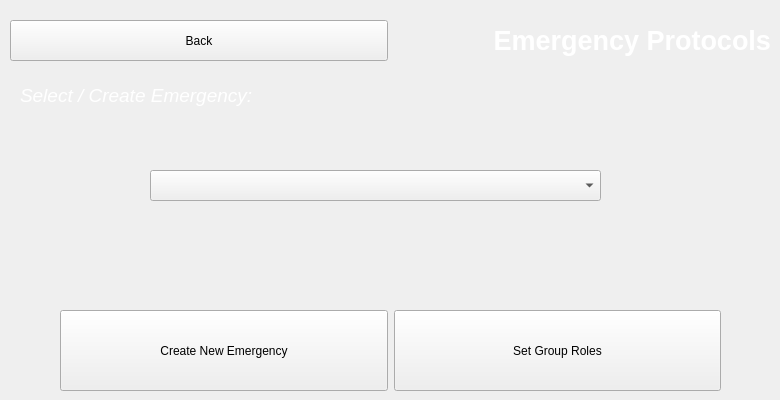
      <widget class="QWidget" name="eProView">
       <widget class="QWidget" name="horizontalLayoutWidget_11">
        <property name="geometry">
         <rect>
          <x>20</x>
          <y>80</y>
          <width>741</width>
          <height>31</height>
         </rect>
        </property>
        <layout class="QHBoxLayout" name="horizontalLayout_30">
         <item>
          <widget class="QLabel" name="selectLabel_5">
           <property name="font">
            <font>
             <pointsize>14</pointsize>
             <italic>true</italic>
            </font>
           </property>
           <property name="styleSheet">
            <string notr="true">color:white</string>
           </property>
           <property name="text">
            <string>Select / Create Emergency:</string>
           </property>
          </widget>
         </item>
        </layout>
       </widget>
       <widget class="QComboBox" name="emCombo">
        <property name="geometry">
         <rect>
          <x>150</x>
          <y>170</y>
          <width>451</width>
          <height>31</height>
         </rect>
        </property>
        <property name="currentText">
         <string/>
        </property>
       </widget>
       <widget class="QWidget" name="layoutWidget_7">
        <property name="geometry">
         <rect>
          <x>10</x>
          <y>20</y>
          <width>761</width>
          <height>41</height>
         </rect>
        </property>
        <layout class="QHBoxLayout" name="horizontalLayout_31">
         <item>
          <widget class="QPushButton" name="backToMenu">
           <property name="sizePolicy">
            <sizepolicy hsizetype="Preferred" vsizetype="Preferred">
             <horstretch>0</horstretch>
             <verstretch>0</verstretch>
            </sizepolicy>
           </property>
           <property name="text">
            <string>Back</string>
           </property>
          </widget>
         </item>
         <item>
          <widget class="QLabel" name="simLabel_7">
           <property name="font">
            <font>
             <pointsize>20</pointsize>
             <weight>75</weight>
             <bold>true</bold>
            </font>
           </property>
           <property name="styleSheet">
            <string notr="true">color: white</string>
           </property>
           <property name="text">
            <string>Emergency Protocols</string>
           </property>
           <property name="alignment">
            <set>Qt::AlignRight|Qt::AlignTrailing|Qt::AlignVCenter</set>
           </property>
          </widget>
         </item>
        </layout>
       </widget>
       <widget class="QWidget" name="horizontalLayoutWidget_10">
        <property name="geometry">
         <rect>
          <x>60</x>
          <y>310</y>
          <width>661</width>
          <height>81</height>
         </rect>
        </property>
        <layout class="QHBoxLayout" name="horizontalLayout">
         <item>
          <widget class="QPushButton" name="createEm">
           <property name="sizePolicy">
            <sizepolicy hsizetype="Minimum" vsizetype="Preferred">
             <horstretch>0</horstretch>
             <verstretch>0</verstretch>
            </sizepolicy>
           </property>
           <property name="text">
            <string>Create New Emergency</string>
           </property>
          </widget>
         </item>
         <item>
          <widget class="QPushButton" name="setGroupRole">
           <property name="sizePolicy">
            <sizepolicy hsizetype="Minimum" vsizetype="Preferred">
             <horstretch>0</horstretch>
             <verstretch>0</verstretch>
            </sizepolicy>
           </property>
           <property name="text">
            <string>Set Group Roles</string>
           </property>
          </widget>
         </item>
        </layout>
       </widget>
      </widget>
